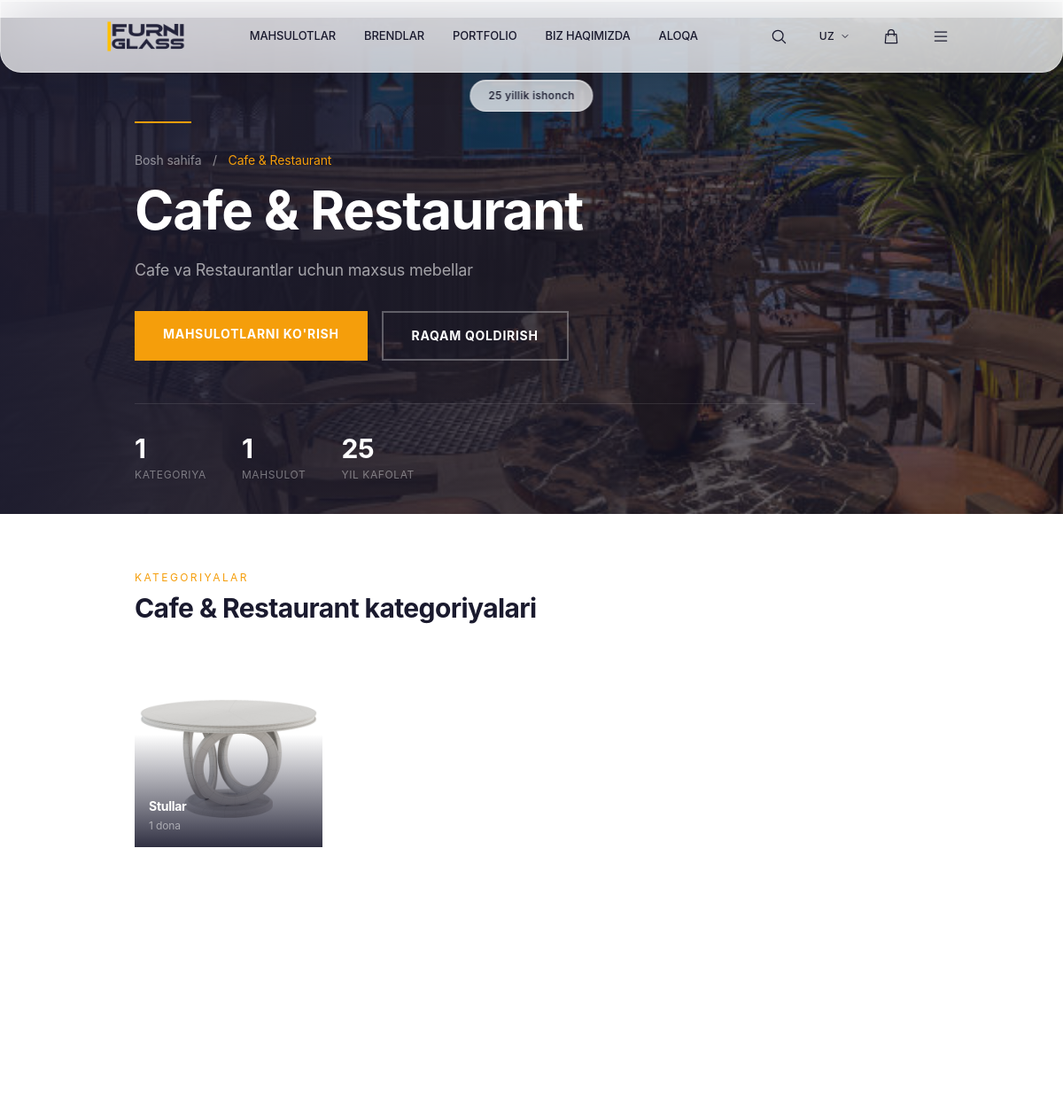
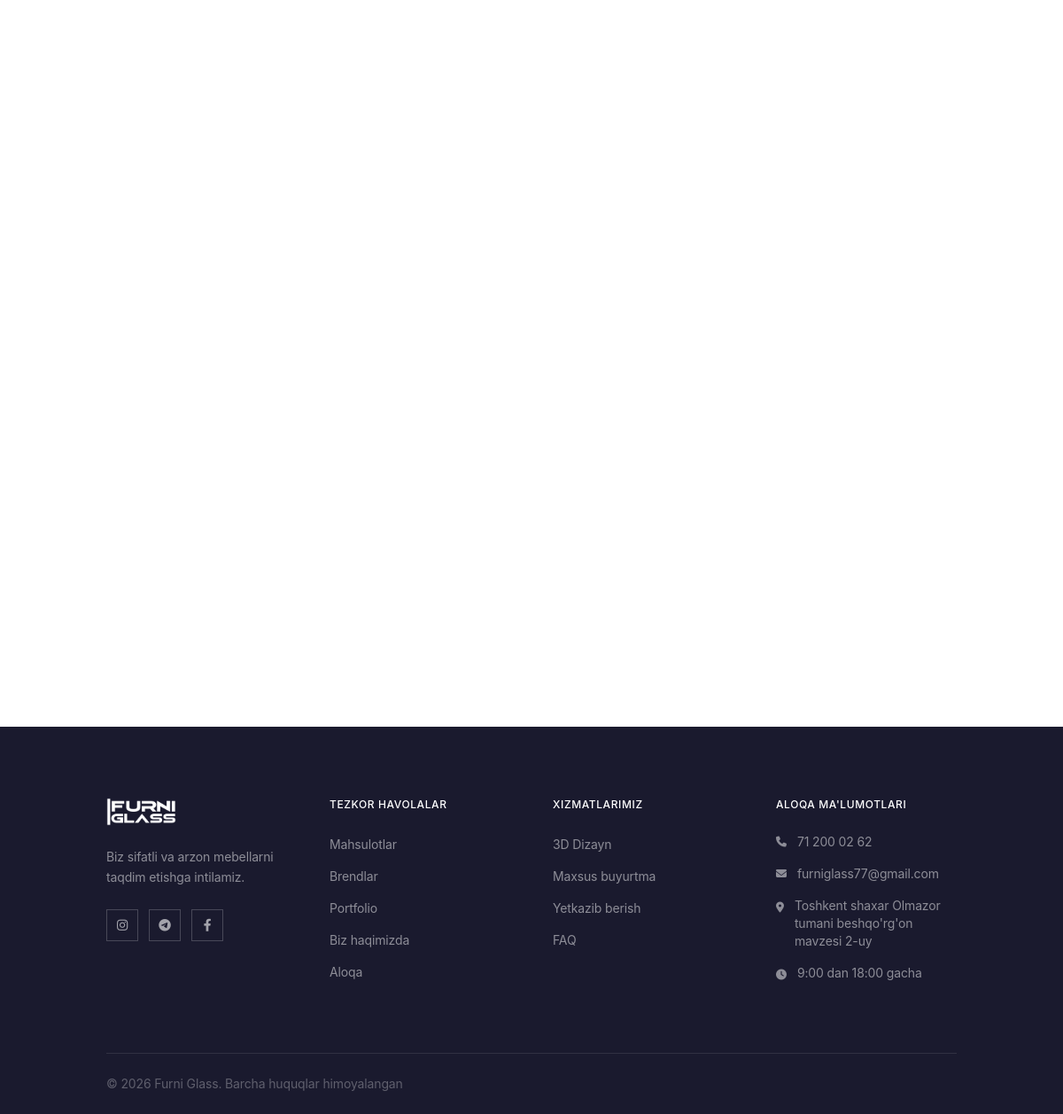
Page /main-category/cafe-restaurant on the committed database (2 pictures, top to bottom).
### models.py (models this page shows)
class MainCategory(db.Model):
    id = db.Column(db.Integer, primary_key=True)
    name_uz = db.Column(db.String(200), nullable=False)
    name_ru = db.Column(db.String(200))
    name_en = db.Column(db.String(200))
    slug = db.Column(db.String(100), unique=True, nullable=False)
    description_uz = db.Column(db.Text)
    description_ru = db.Column(db.Text)
    description_en = db.Column(db.Text)
    image = db.Column(db.String(200))
    icon = db.Column(db.String(100))  # Icon nomi yoki path
    order = db.Column(db.Integer, default=0)
    created_at = db.Column(db.DateTime, default=datetime.utcnow)
    categories = db.relationship('Category', backref='main_category', lazy=True)
    reviews = db.relationship('Review', backref='main_category', lazy=True)
    def get_name(self, lang='uz'):
        if lang == 'ru' and self.name_ru:
            return self.name_ru
        elif lang == 'en' and self.name_en:
            return self.name_en
        return self.name_uz
    def get_description(self, lang='uz'):
        if lang == 'ru' and self.description_ru:
            return self.description_ru
        elif lang == 'en' and self.description_en:
            return self.description_en
        return self.description_uz or ''

class Category(db.Model):
    id = db.Column(db.Integer, primary_key=True)
    name = db.Column(db.String(100), nullable=False)
    name_uz = db.Column(db.String(100), nullable=False)
    name_ru = db.Column(db.String(100))  # Avtomatik tarjima
    name_en = db.Column(db.String(100))  # Avtomatik tarjima
    slug = db.Column(db.String(100), unique=True, nullable=False)
    image = db.Column(db.String(200))
    main_category_id = db.Column(db.Integer, db.ForeignKey('main_category.id'), nullable=True)
    products = db.relationship('Product', backref='category', lazy=True)
    def get_name(self, lang='uz'):
        if lang == 'ru' and self.name_ru:
            return self.name_ru
        elif lang == 'en' and self.name_en:
            return self.name_en
        return self.name_uz or self.name

### app.py (the view)
@app.route('/main-category/<slug>')
def main_category_detail(slug):
    main_category = MainCategory.query.filter_by(slug=slug).first_or_404()
    lang = get_locale()
    categories = Category.query.filter_by(main_category_id=main_category.id).all()
    category_ids = [c.id for c in categories]
    category_id = request.args.get('category', type=int)
    if category_id:
        cat = Category.query.get(category_id)
        if cat and cat.slug and cat.main_category_id == main_category.id:
            return redirect(url_for('category_detail', slug=cat.slug), code=301)
    products = (
        Product.query.filter(Product.category_id.in_(category_ids)).order_by(Product.created_at.desc()).all()
        if category_ids
        else []
    )
    all_products = products  # soni va boshqa uchun
    reviews = Review.query.filter_by(main_category_id=main_category.id).order_by(Review.created_at.desc()).all()
    rate = get_exchange_rate()
    return render_template('main_category.html',
                         main_category=main_category,
                         categories=categories,
                         products=products,
                         all_products=all_products,
                         reviews=reviews,
                         usd_rate=rate,
                         rate=rate,
                         lang=lang)

### app.py (called while the page is built, shortened)
def _to_decimal(value) -> Decimal:
    if value is None:
        return Decimal("0")
    return Decimal(str(value))

def usd_to_som(usd_amount, usd_rate) -> int:
    som = (_to_decimal(usd_amount) * _to_decimal(usd_rate)).quantize(
        Decimal("1"), rounding=ROUND_HALF_UP
    )
    return int(som)

def to_som_filter(usd_amount, usd_rate):
    return usd_to_som(usd_amount, usd_rate)

@app.template_filter('from_json')
def from_json_filter(value):
    try:
        return json.loads(value) if value else []
    except:
        return []

def get_exchange_rate() -> float:
    ttl = int(os.environ.get("EXCHANGE_RATE_CACHE_SECONDS", "120"))
    now = time.monotonic()
    if (
        ttl > 0
        and _EXCHANGE_RATE_CACHE["value"] is not None
        and now < _EXCHANGE_RATE_CACHE["expires_mono"]
    ):
        return _EXCHANGE_RATE_CACHE["value"]

def get_cart():
    if 'cart' not in session:
        session['cart'] = []
    return session['cart']

def get_cart_count():
    cart = get_cart()
    return sum(item['quantity'] for item in cart)

@app.context_processor
def cart_context():
    return {'cart_count': get_cart_count()}

@app.context_processor
def currency_context():
    try:
        rate = get_exchange_rate()
    except Exception:
        rate = 12000.0
    return {'usd_rate': rate}

def get_locale():
    return session.get('lang', DEFAULT_LANGUAGE)

@app.context_processor
def language_context():
    current_lang = get_locale()
    def translate(key_path):
        """Template helper for translations"""
        return get_translation(key_path, current_lang)
    return {
        'lang': current_lang,
        'languages': SUPPORTED_LANGUAGES,
        't': translate,
        'T': TRANSLATIONS
    }

### models.py (called while the page is built)
    def get_name(self, lang='uz'):
        if lang == 'ru' and self.name_ru:
            return self.name_ru
        elif lang == 'en' and self.name_en:
            return self.name_en
        return self.name_uz or self.name

    def get_discounted_price(self):
        if self.discount and self.discount > 0:
            return self.price * (1 - self.discount / 100)
        return self.price

    def get_discounted_price_som(self):
        if self.price_som is None:
            return None
        if self.discount and self.discount > 0:
            return int(round(self.price_som * (1 - self.discount / 100)))
        return int(self.price_som)

### templates/main_category.html (shortened to what this page needs)
{% extends "base.html" %}
{% block content %}
<section class="hero-main -mt-[70px] md:-mt-[80px]">
    <div class="hero-bg" style="background-image: url('{% if main_category.image %}/uploads/{{ main_category.image }}{% else %}/uploads/designs/3.jpg{% endif %}');"></div>
    <div class="relative h-full flex items-center pt-[70px] md:pt-[80px]">
        <div class="container mx-auto px-6 lg:px-16">
            <div class="max-w-3xl">
                <div class="h-[2px] w-16 bg-[#f59e0b] mb-8"></div>
                <p class="animate-fadeUp text-white/50 text-sm tracking-wider mb-4">
                    <a href="/" class="hover:text-white transition">{% if lang == 'ru' %}Главная{% elif lang == 'en' %}Home{% else %}Bosh sahifa{% endif %}</a>
                    <span class="mx-2">/</span>
                    <span class="text-[#f59e0b]">{{ main_category.get_name(lang) }}</span>
                </p>
                <h1 class="animate-fadeUp delay-1 text-white text-4xl md:text-5xl lg:text-6xl font-bold leading-[1.1] mb-6">
                    {{ main_category.get_name(lang) }}
                </h1>
                {% if main_category.get_description(lang) %}
                <p class="animate-fadeUp delay-2 text-white/60 text-base md:text-lg max-w-xl mb-8 leading-relaxed">
                    {{ main_category.get_description(lang)[:200] }}{% if main_category.get_description(lang)|length > 200 %}...{% endif %}
                </p>
                {% endif %}
                <div class="animate-fadeUp delay-3 flex flex-wrap gap-4">
                    <a href="#products-section" class="bg-[#f59e0b] text-white px-8 py-4 text-sm font-bold tracking-wider uppercase hover:bg-[#d97706] transition-colors">
                        {% if lang == 'ru' %}Смотреть товары{% elif lang == 'en' %}View Products{% else %}Mahsulotlarni ko'rish{% endif %}
                    </a>
                    <a href="/contact" class="border-2 border-white/30 text-white px-8 py-4 text-sm font-bold tracking-wider uppercase hover:bg-white hover:text-[#1a1a2e] transition-all">
                        {% if lang == 'ru' %}Оставить номер{% elif lang == 'en' %}Leave number{% else %}Raqam qoldirish{% endif %}
                    </a>
                </div>
                <div class="flex gap-10 mt-12 pt-8 border-t border-white/10">
                    <div>
                        <p class="text-3xl font-bold text-white">{{ categories|length }}</p>
                        <p class="text-white/40 text-xs tracking-wider uppercase mt-1">{% if lang == 'ru' %}Категорий{% elif lang == 'en' %}Categories{% else %}Kategoriya{% endif %}</p>
                    </div>
                    <div>
                        <p class="text-3xl font-bold text-white">{{ all_products|length if all_products else '100+' }}</p>
                        <p class="text-white/40 text-xs tracking-wider uppercase mt-1">{% if lang == 'ru' %}Товаров{% elif lang == 'en' %}Products{% else %}Mahsulot{% endif %}</p>
                    </div>
                    <div>
                        <p class="text-3xl font-bold text-white">25</p>
                        <p class="text-white/40 text-xs tracking-wider uppercase mt-1">{% if lang == 'ru' %}Лет гарантии{% elif lang == 'en' %}Years Warranty{% else %}Yil kafolat{% endif %}</p>
                    </div>
                </div>
            </div>
        </div>
    </div>
</section>
{% if categories %}
<section class="py-12 lg:py-16 bg-white reveal-section">
    <div class="container mx-auto px-6 lg:px-16">
        <div class="flex flex-col lg:flex-row lg:items-end justify-between gap-6 mb-10">
            <div>
                <p class="text-[#f59e0b] text-xs tracking-[0.2em] uppercase mb-2">{% if lang == 'ru' %}Категории{% elif lang == 'en' %}Categories{% else %}Kategoriyalar{% endif %}</p>
                <h2 class="text-2xl md:text-3xl font-bold text-[#1a1a2e]">
                    {{ main_category.get_name(lang) }} {% if lang == 'ru' %}категории{% elif lang == 'en' %}categories{% else %}kategoriyalari{% endif %}
                </h2>
            </div>
        </div>
        <div class="grid grid-cols-2 md:grid-cols-3 lg:grid-cols-4 xl:grid-cols-6 gap-4">
            {% for category in categories %}
            <a href="/category/{{ category.slug }}" class="cat-card group relative aspect-square">
                {% if category.image %}
                <img src="/uploads/{{ category.image }}" alt="{{ category.get_name(lang) }}" class="absolute inset-0 w-full h-full object-cover">
                {% else %}
                <div class="absolute inset-0 bg-gradient-to-br from-[#2a2a3e] to-[#1a1a2e]"></div>
                {% endif %}
                <div class="absolute inset-0 z-10 flex flex-col justify-end p-4">
                    <h3 class="text-white font-bold text-sm line-clamp-2">{{ category.get_name(lang) }}</h3>
                    <p class="text-white/50 text-xs mt-1">{{ category.products|length }} {% if lang == 'ru' %}шт{% elif lang == 'en' %}pcs{% else %}dona{% endif %}</p>
                </div>
            </a>
            {% endfor %}
        </div>
    </div>
</section>
{% endif %}
{% endblock %}

### templates/base.html (style rules this page uses)
:root { --color-primary: #1a1a2e; --color-accent: #f59e0b; --font-display: 'SF Pro Display', -apple-system, BlinkMacSystemFont, 'Helvetica Neue', Helvetica, Arial, sans-serif; --font-body: 'SF Pro Display', -apple-system, BlinkMacSystemFont, 'Helvetica Neue', Helvetica, Arial, sans-serif; }
body { font-family: var(--font-body); font-weight: 400; letter-spacing: -0.01em; }
h1, h2, h3, h4, h5, h6, .font-display { font-family: var(--font-display); letter-spacing: -0.02em; }
html { overflow-x: hidden; scroll-behavior: auto; margin: 0; padding: 0; }
body { overflow-x: hidden; scroll-behavior: auto; overflow-y: auto; margin: 0; padding: 0; }
@media (min-width: 769px) { html { scroll-behavior: smooth; } }
@media (min-width: 769px) { body { scroll-behavior: smooth; } }

### templates/main_category.html (style rules this page uses)
:root { --accent: #f59e0b; --dark: #1a1a2e; }
.hero-main { position: relative; height: 70vh; min-height: 500px; overflow: hidden; }
.hero-bg { position: absolute; inset: 0; background-size: cover; background-position: center; }
.hero-bg::after { content: ''; position: absolute; inset: 0; background: linear-gradient(to right, rgba(26,26,46,0.95) 0%, rgba(26,26,46,0.7) 50%, rgba(26,26,46,0.5) 100%); }
.animate-fadeUp { animation: fadeUp 0.6s ease forwards; opacity: 0; }
.delay-1 { animation-delay: 0.1s; }
.delay-2 { animation-delay: 0.2s; }
.delay-3 { animation-delay: 0.3s; }
.cat-card { position: relative; overflow: hidden; transition: all 0.4s ease; }
.cat-card::after { content: ''; position: absolute; inset: 0; background: linear-gradient(to top, rgba(26,26,46,0.9) 0%, transparent 60%); transition: all 0.4s; }
.cat-card img { transition: transform 0.5s ease; }
.reveal-section { opacity: 0; transform: translateY(40px); transition: all 0.8s ease; }
.reveal-section.revealed { opacity: 1; transform: translateY(0); }
.line-clamp-2 { display: -webkit-box; -webkit-line-clamp: 2; -webkit-box-orient: vertical; overflow: hidden; }

### rows in the picture
MainCategory: image (picture), get_name "Cafe & Restaurant", description_uz "Cafe va Restaurantlar uchun maxsus mebellar"
Category: image (picture), get_name "Stullar", products|length "1"

### other values in the picture
{{ T.nav.products[lang] }} "MAHSULOTLAR"
{{ T.nav.brands[lang] }} "BRENDLAR"
{{ T.nav.about[lang] }} "BIZ HAQIMIZDA"
{{ T.nav.contact[lang] }} "ALOQA"
{{ lang }} "UZ"
{{ categories|length }} "1"
{{ all_products|length if all_products else '100+' }} "1"
{{ T.footer.description[lang] }} "Biz sifatli va arzon mebellarni taqdim etishga intilamiz."
{{ T.footer.quick_links[lang] }} "TEZKOR HAVOLALAR"
{{ T.nav.products[lang] }} "Mahsulotlar"
{{ T.nav.brands[lang] }} "Brendlar"
{{ T.nav.about[lang] }} "Biz haqimizda"
{{ T.nav.contact[lang] }} "Aloqa"
{{ T.footer.our_services[lang] }} "XIZMATLARIMIZ"
{{ T.footer.contact_info[lang] }} "ALOQA MA'LUMOTLARI"
